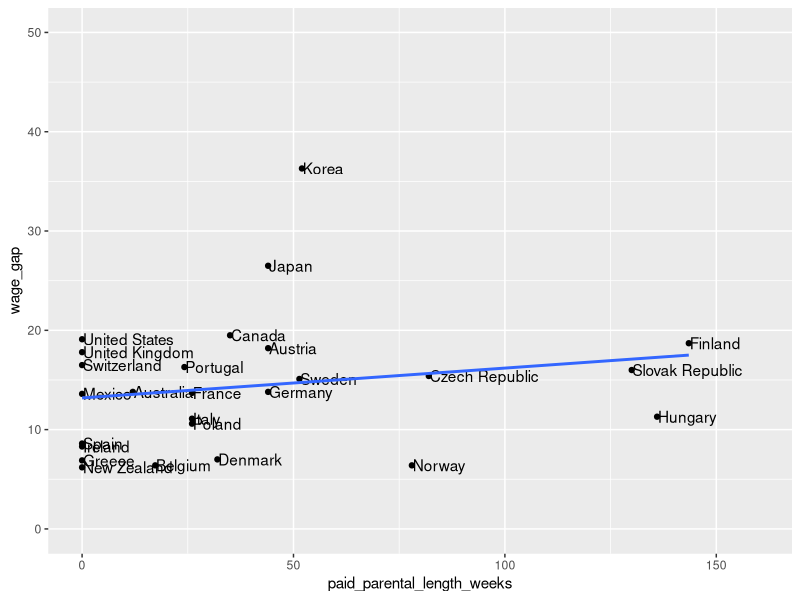
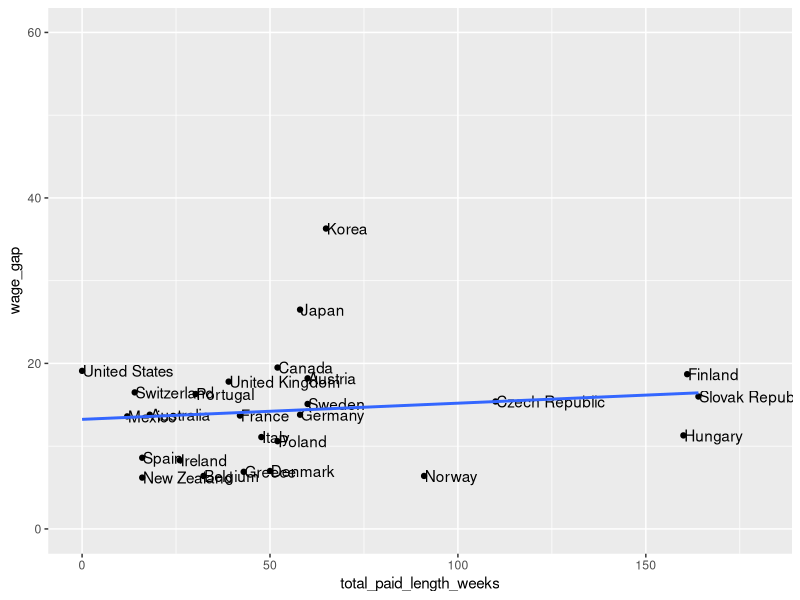

Write the R code that produced these figures, in order.
#!/usr/local/bin/Rscript

require(dplyr)
require(ggplot2)

leave_data = read.csv('leave_data.csv', header = T, stringsAsFactors = F)
gap_data   = read.csv('gap_data.csv', header = F, stringsAsFactors = F)
names(gap_data) = c('country', 'wage_gap')

d = inner_join(leave_data, gap_data)

# reproducing the plot from the tweet
p0 = ggplot(d, aes(paid_parental_length_weeks, wage_gap, label = country)) +
  xlim(0, 160) +
  ylim(0, 50) +
  geom_point() +
  geom_text(hjust = 0, nudge_x = 0.2)

# w/a best-fit line
p1 = p0 + geom_smooth(method = 'lm', se = F)

# w/a (median) quantile regression line
p2 = p0 + geom_quantile(quantiles = 0.5)

# now including all available leave
p3 = ggplot(d, aes(total_paid_length_weeks, wage_gap, label = country)) +
  xlim(0, 180) +
  ylim(0, 60) +
  geom_point() +
  geom_text(hjust = 0, nudge_x = 0.2)

# w/a best-fit line
p4 = p3 + geom_smooth(method = 'lm', se = F)

# w/a (median) quantile regression line
p5 = p3 + geom_quantile(quantiles = 0.5)

png('figures/p0.png')
print(p1)
dev.off()

png('figures/p1.png')
print(p4)
dev.off()
